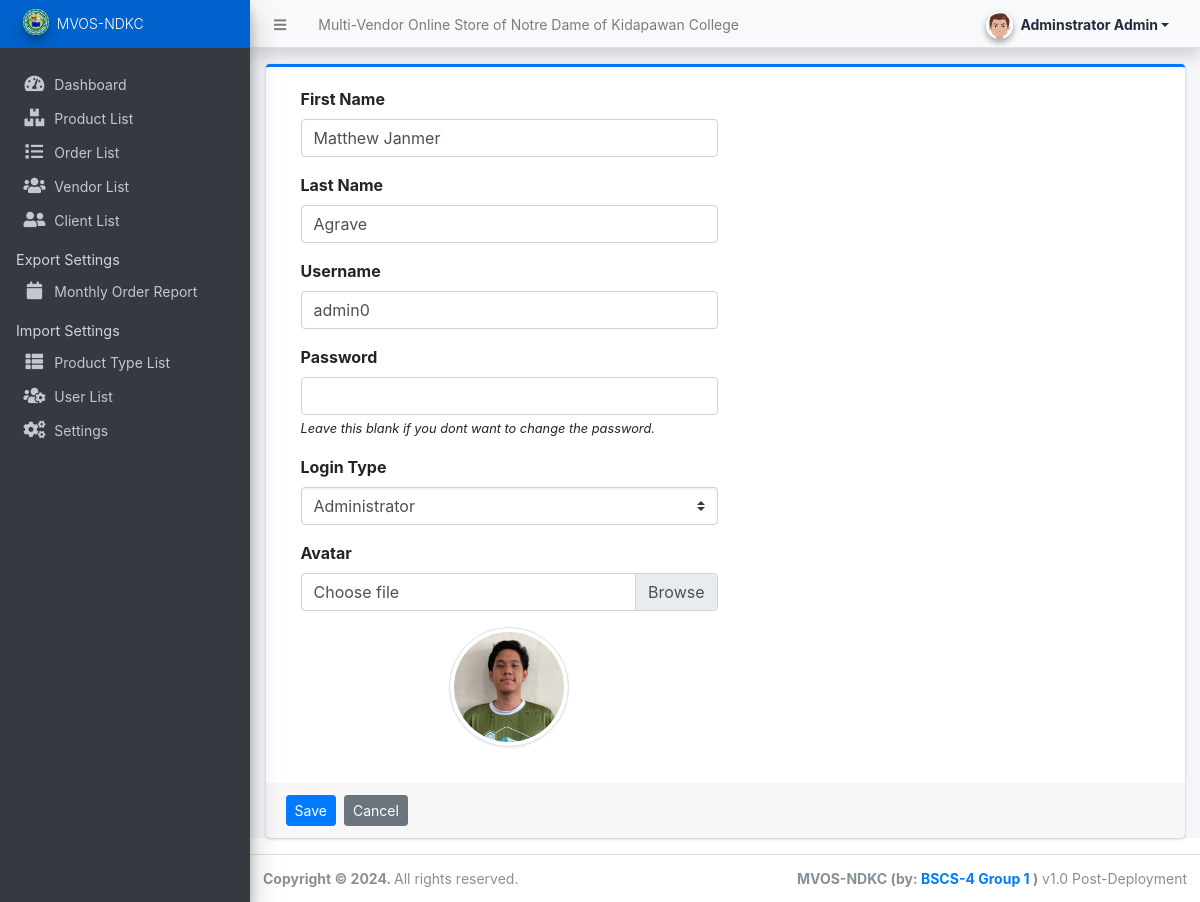
The app's page /admin/?page=user/manage_user&id=12 (signed in) with its own data.
### tables this page shows
CREATE TABLE `users` (
  `id` int(50) NOT NULL,
  `firstname` varchar(250) NOT NULL,
  `lastname` varchar(250) NOT NULL,
  `username` text NOT NULL,
  `password` text NOT NULL,
  `avatar` text DEFAULT NULL,
  `last_login` datetime DEFAULT NULL,
  `type` tinyint(1) NOT NULL DEFAULT 0,
  `date_added` datetime NOT NULL DEFAULT current_timestamp(),
  `date_updated` datetime DEFAULT NULL ON UPDATE current_timestamp()
);

### config.php (called while the page is built, shortened)
<?php
function validate_image($file){
    $file = explode("?",$file)[0];
	if(!empty($file)){
		if(is_file(base_app.$file)){
			return base_url.$file;
		}else{
			return base_url.'dist/img/no-image-available.png';
		}
	}else{
		return base_url.'dist/img/no-image-available.png';
	}
}
?>

### admin/user/manage_user.php (the view, shortened to what this page needs)
<?php
if(isset($_GET['id']) && $_GET['id'] > 0){
    $user = $conn->query("SELECT * FROM users where id ='{$_GET['id']}'");
    foreach($user->fetch_array() as $k =>$v){
        $meta[$k] = $v;
    }
}
?>
<div class="card card-outline card-primary">
	<div class="card-body">
		<div class="container-fluid">
			<form action="" id="manage-user">
				<div class="form-group col-6">
					<label for="name">First Name</label>
					<input type="text" name="firstname" id="firstname" class="form-control" value="<?php echo isset($meta['firstname']) ? $meta['firstname']: '' ?>" required>
				</div>
				<div class="form-group col-6">
					<label for="name">Last Name</label>
					<input type="text" name="lastname" id="lastname" class="form-control" value="<?php echo isset($meta['lastname']) ? $meta['lastname']: '' ?>" required>
				</div>
				<div class="form-group col-6">
					<label for="username">Username</label>
					<input type="text" name="username" id="username" class="form-control" value="<?php echo isset($meta['username']) ? $meta['username']: '' ?>" required  autocomplete="off">
				</div>
				<div class="form-group col-6">
					<label for="password">Password</label>
					<input type="password" name="password" id="password" class="form-control" value="" autocomplete="off" <?php echo isset($meta['id']) ? "": 'required' ?>>
                    <?php if(isset($_GET['id'])): ?>
					<small><i>Leave this blank if you dont want to change the password.</i></small>
                    <?php endif; ?>
				</div>
				<div class="form-group col-6">
					<label for="type">Login Type</label>
					<select name="type" id="type" class="custom-select">
						<option value="1" <?php echo isset($meta['type']) && $meta['type'] == 1 ? 'selected' : '' ?>>Administrator</option>
					</select>
				</div>
				<div class="form-group col-6">
					<label for="" class="control-label">Avatar</label>
					<div class="custom-file">
		              <label class="custom-file-label" for="customFile">Choose file</label>
		            </div>
				</div>
				<div class="form-group col-6 d-flex justify-content-center">
					<img src="<?php echo validate_image(isset($meta['avatar']) ? $meta['avatar'] :'') ?>" alt="" id="cimg" class="img-fluid img-thumbnail">
				</div>
			</form>
		</div>
	</div>
	<div class="card-footer">
			<div class="col-md-12">
				<div class="row">
					<button class="btn btn-sm btn-primary mr-2" form="manage-user">Save</button>
					<a class="btn btn-sm btn-secondary" href="./?page=user/list">Cancel</a>
				</div>
			</div>
		</div>
</div>

### admin/user/manage_user.php (style rules this page uses)
img#cimg { height: 15vh; width: 15vh; object-fit: cover; border-radius: 100% 100%; }

### records on screen
users: firstname "Matthew Janmer", lastname "Agrave", username "admin0", type "Administrator"

### other values on screen
$_settings->info('name') "Multi-Vendor Online Store of Notre Dame of Kidapawan College"
$_settings->userdata('firstname').' '.$_settings->userdata('lastname') "Adminstrator Admin"
$_settings->info('short_name') "MVOS-NDKC"
